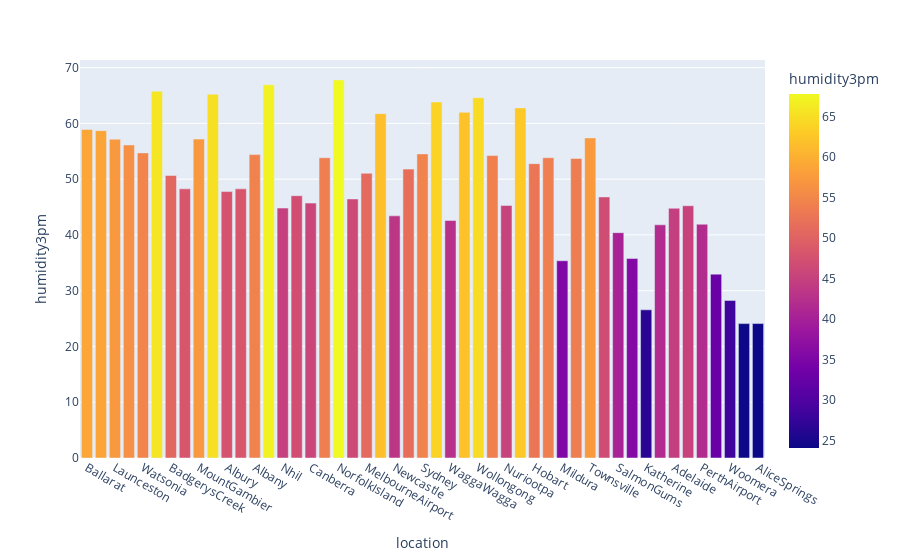

The notebook cell saved with this chart:
### Code cell
px.bar(data_frame=humidity_location,
        x='location',
        y='humidity3pm',
        color='humidity3pm')

### Figure 1 — Plotly figure (JSON) as saved in the notebook; plotly's stock layout.template omitted (floating-point values rounded to 4 significant figures)
{"data": [{"alignmentgroup": "True", "hovertemplate": "location=%{x}<br>humidity3pm=%{marker.color}<extra></extra>", "legendgroup": "", "marker": {"color": [58.92, 58.7, 57.17, 56.13, 54.71, 65.76, 50.67, 48.27, 57.18, 65.24, 47.78, 48.26, 54.4, 66.93, 44.82, 47.04, 45.71, 53.84, 67.8, 46.45, 51.05, 61.75, 43.42, 51.8, 54.53, 63.84, 42.59, 61.99, 64.61, 54.24, 45.28, 62.78, 52.78, 53.85, 35.37, 53.72, 57.4, 46.82, 40.41, 35.77, 26.57, 41.81, 44.78, 45.23, 41.91, 32.97, 28.26, 24.1, 24.11], "coloraxis": "coloraxis", "pattern": {"shape": ""}}, "name": "", "offsetgroup": "", "orientation": "v", "showlegend": false, "textposition": "auto", "type": "bar", "x": ["Ballarat", "Dartmoor", "Launceston", "Sale", "Watsonia", "Portland", "BadgerysCreek", "Richmond", "MountGambier", "Walpole", "Albury", "Penrith", "Albany", "NorahHead", "Nhil", "Tuggeranong", "Canberra", "Williamtown", "NorfolkIsland", "Bendigo", "MelbourneAirport", "Cairns", "Newcastle", "Darwin", "Sydney", "MountGinini", "WaggaWagga", "CoffsHarbour", "Wollongong", "Witchcliffe", "Nuriootpa", "GoldCoast", "Hobart", "SydneyAirport", "Mildura", "Brisbane", "Townsville", "Perth", "SalmonGums", "Moree", "Katherine", "PearceRAAF", "Adelaide", "Melbourne", "PerthAirport", "Cobar", "Woomera", "Uluru", "AliceSprings"], "xaxis": "x", "y": [58.92, 58.7, 57.17, 56.13, 54.71, 65.76, 50.67, 48.27, 57.18, 65.24, 47.78, 48.26, 54.4, 66.93, 44.82, 47.04, 45.71, 53.84, 67.8, 46.45, 51.05, 61.75, 43.42, 51.8, 54.53, 63.84, 42.59, 61.99, 64.61, 54.24, 45.28, 62.78, 52.78, 53.85, 35.37, 53.72, 57.4, 46.82, 40.41, 35.77, 26.57, 41.81, 44.78, 45.23, 41.91, 32.97, 28.26, 24.1, 24.11], "yaxis": "y"}], "layout": {"barmode": "relative", "coloraxis": {"colorbar": {"title": {"text": "humidity3pm"}}, "colorscale": [[0, "#0d0887"], [0.1111, "#46039f"], [0.2222, "#7201a8"], [0.3333, "#9c179e"], [0.4444, "#bd3786"], [0.5556, "#d8576b"], [0.6667, "#ed7953"], [0.7778, "#fb9f3a"], [0.8889, "#fdca26"], [1, "#f0f921"]]}, "legend": {"tracegroupgap": 0}, "margin": {"t": 60}, "xaxis": {"anchor": "y", "domain": [0, 1], "title": {"text": "location"}}, "yaxis": {"anchor": "x", "domain": [0, 1], "title": {"text": "humidity3pm"}}}}
